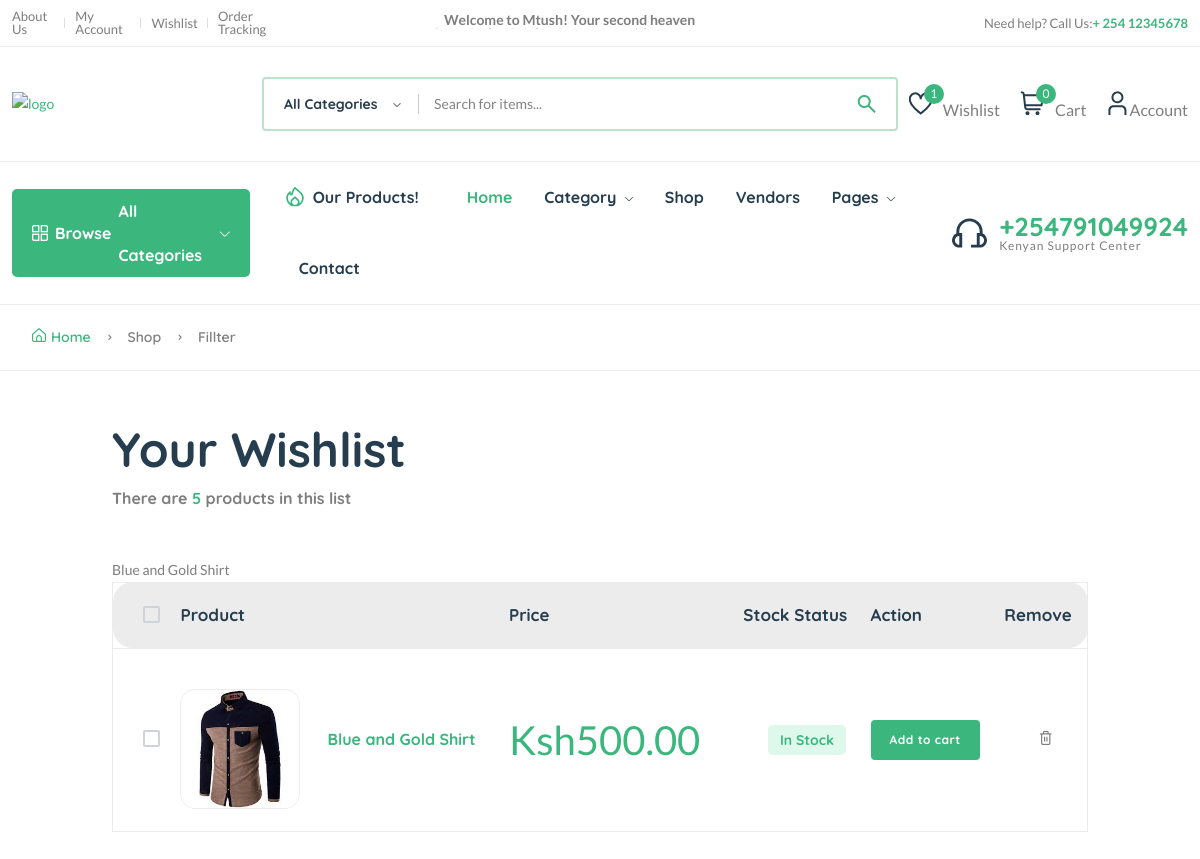
Page /wishlist/ (signed in) on the committed database.
### core/models.py (models this page shows, shortened)
class wishlist_model(models.Model):
    user = models.ForeignKey(User, on_delete=models.SET_NULL, null=True)
    product = models.ForeignKey(Product, on_delete=models.SET_NULL, null=True)
    date = models.DateTimeField(auto_now_add=True)
    class Meta:
        verbose_name_plural = "wishlists"
    def __str__(self):
        return self.product.title

class Product(models.Model):
    pid = ShortUUIDField(unique=True, length=10,
                         max_length=20, alphabet="abcdefgh12345")
    user = models.ForeignKey(User, on_delete=models.SET_NULL, null=True)
    category = models.ForeignKey(
        Category, on_delete=models.SET_NULL, null=True, related_name="category")
    vendor = models.ForeignKey(
        Vendor, on_delete=models.SET_NULL, null=True, related_name="product")
    title = models.CharField(max_length=100, default="Blue Jeans")
    image = models.ImageField(
        upload_to=user_directory_path, default="product.jpg")
    description = CKEditor5Field(config_name='extends', null=True, blank=True)
    price = models.DecimalField(
        max_digits=12, decimal_places=2, default="100")
    old_price = models.DecimalField(
        max_digits=12, decimal_places=2, default="200")
    specifications = CKEditor5Field(config_name='extends', null=True, blank=True)
    type = models.CharField(
        max_length=100, default="Organic", null=True, blank=True)
    stock_count = models.CharField(
        max_length=100, default="10", null=True, blank=True)
    life = models.CharField(
        max_length=100, default="100 Days", null=True, blank=True)
    mfd = models.DateTimeField(auto_now_add=False, null=True, blank=True)
    tags = TaggableManager(blank=True)
    product_status = models.CharField(
        choices=STATUS, max_length=10, default="in_review")
    status = models.BooleanField(default=True)
    in_stock = models.BooleanField(default=True)
    featured = models.BooleanField(default=False)
    digital = models.BooleanField(default=False)
    sku = ShortUUIDField(unique=True, length=4, max_length=10,
                         prefix="sku", alphabet="1234567890")
    date = models.DateTimeField(auto_now_add=True)
    updated = models.DateTimeField(null=True, blank=True)
    class Meta:
        verbose_name_plural = "Products"

### core/views.py (the view)
# urls.py: path("wishlist/", wishlist_view, name="wishlist"),
@login_required
def wishlist_view(request):
    wishlist = wishlist_model.objects.all()
    context = {
        "w":wishlist
    }
    return render(request, "core/wishlist.html", context)

### core/context_processor.py (called while the page is built)
def default(request):
    categories = Category.objects.all()
    vendors = Vendor.objects.all()
    min_max_price = Product.objects.aggregate(Min("price"), Max("price"))
    if request.user.is_authenticated:
        try:
            wishlist = wishlist_model.objects.filter(user=request.user)
        except:
            messages.warning(request, "You need to login before accessing your wishlist.")
            wishlist = 0
    else:
        wishlist = 0
    try:
        address = Address.objects.get(user=request.user)
    except:
        address = None
    return {
        'categories':categories,
        'wishlist':wishlist,
        'address':address,
        'vendors':vendors,
        'min_max_price':min_max_price,
    }

### templates/core/wishlist.html (shortened to what this page needs)
{% extends 'partials/base.html' %}
{% load static %}
{% block content %}
    <main class="main" id="wishlist-list">
        <div class="page-header breadcrumb-wrap">
            <div class="container">
                <div class="breadcrumb">
                    <a href="index.html" rel="nofollow"><i class="fi-rs-home mr-5"></i>Home</a>
                    <span></span> Shop <span></span> Fillter
                </div>
            </div>
        </div>
        <div class="container mb-30 mt-50">
            <div class="row">
                <div class="col-xl-10 col-lg-12 m-auto">
                    <div class="mb-50">
                        <h1 class="heading-2 mb-10">Your Wishlist</h1>
                        <h6 class="text-body">There are <span class="text-brand">5</span> products in this list</h6>
                    </div>
                    <div class="table-responsive shopping-summery">
                        <table class="table table-wishlist">
                            <thead>
                                <tr class="main-heading">
                                    <th class="custome-checkbox start pl-30">
                                        <label class="form-check-label" for="exampleCheckbox11"></label>
                                    </th>
                                    <th scope="col" colspan="2">Product</th>
                                    <th scope="col">Price</th>
                                    <th scope="col">Stock Status</th>
                                    <th scope="col">Action</th>
                                    <th scope="col" class="end">Remove</th>
                                </tr>
                            </thead>
                            <tbody>
                                {% for w in w %}
                                <tr class="pt-30">
                                    <td class="custome-checkbox pl-30">
                                        <label class="form-check-label" for="exampleCheckbox1"></label>
                                    </td>
                                    <td class="image product-thumbnail pt-40"><img src="{{w.product.image.url}}" alt="#" /></td>
                                    <td class="product-des product-name">
                                        <h6><a class="product-name mb-10" href="{% url 'core:product-detail' w.product.pid %}">{{ w.product.title|truncatechars:30 }}</a></h6>
                                    </td>
                                    <td class="price d-fdlex fs-1" data-title="Price">
                                        <span class="text-brand">Ksh</span><span class="text-brand current-product-price-{{ w.product.id }}">{{ w.product.price }}</span>
                                    </td>
                                    <td class="text-center detail-info" data-title="Stock">
                                        <span class="stock-status in-stock mb-0"> {% if w.product.in_stock %} In Stock {% else %} Out of Stock {% endif %}</span>
                                    </td>
                                    <td class="text-right" data-title="Cart">
                                        <button class="btn btn-sm add-to-cart-btn" data-index="{{ w.product.id }}">Add to cart</button>
                                    </td>
                                    <td class="action text-center" data-title="Remove">
                                        <button style="border: none; background: none;" data-wishlist-product="{{ w.id }}"  class="text-body delete-wishlist-product"><i class="fi-rs-trash"></i></button>
                                    </td>
                                </tr>
                                {% empty %}
                                <tr>
                                    <td><p>Nothing in wishlist yet...</p></td>
                                </tr>
                                {% endfor %}
                            </tbody>
                        </table>
                    </div>
                </div>
            </div>
        </div>
    </main>
{% endblock content %}

### rows in the picture
wishlist_model: product.image (picture), product "Blue and Gold Shirt", product.price "500.00", shows "In Stock"

### other values in the picture
{{ wishlist.count }} "1"
{{ request.session.cart_data_obj|length }} "0"
